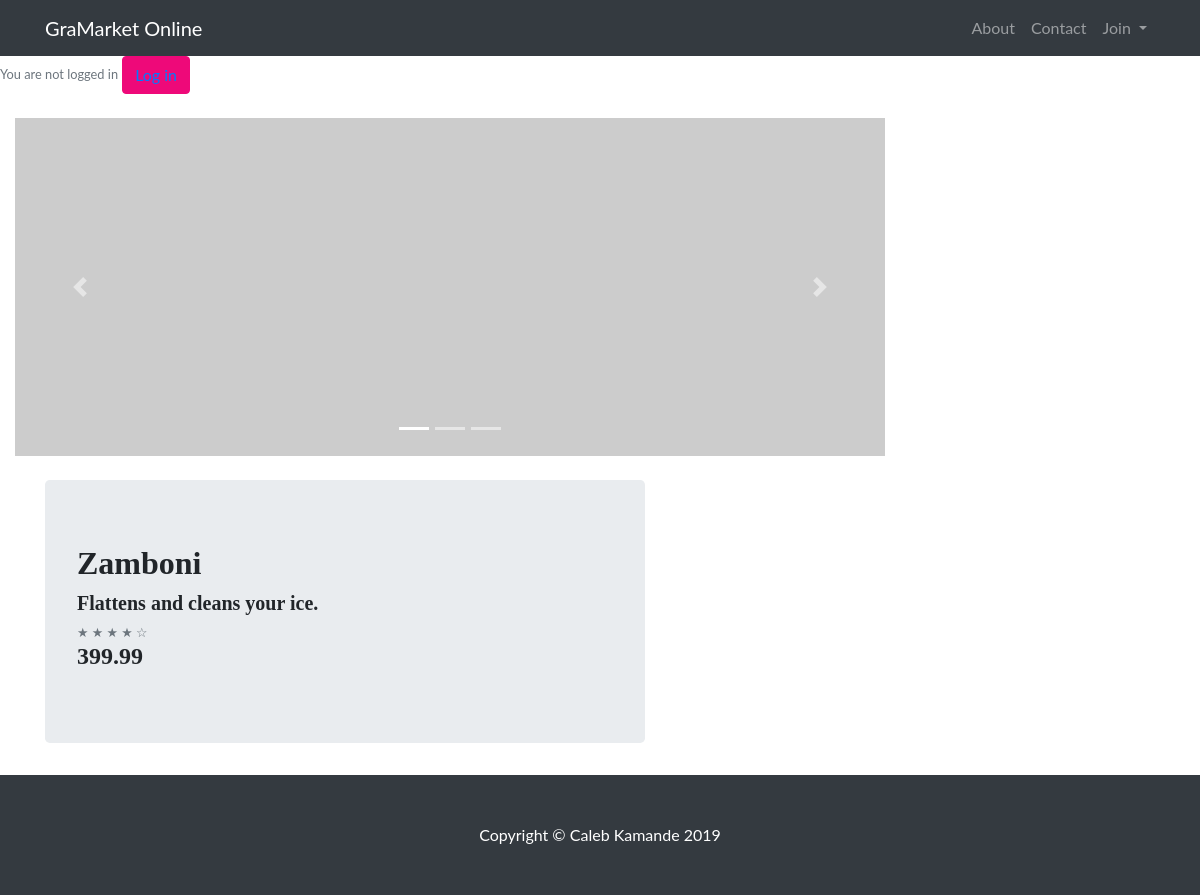
/product/1/, run on an earlier commit of the app's database.
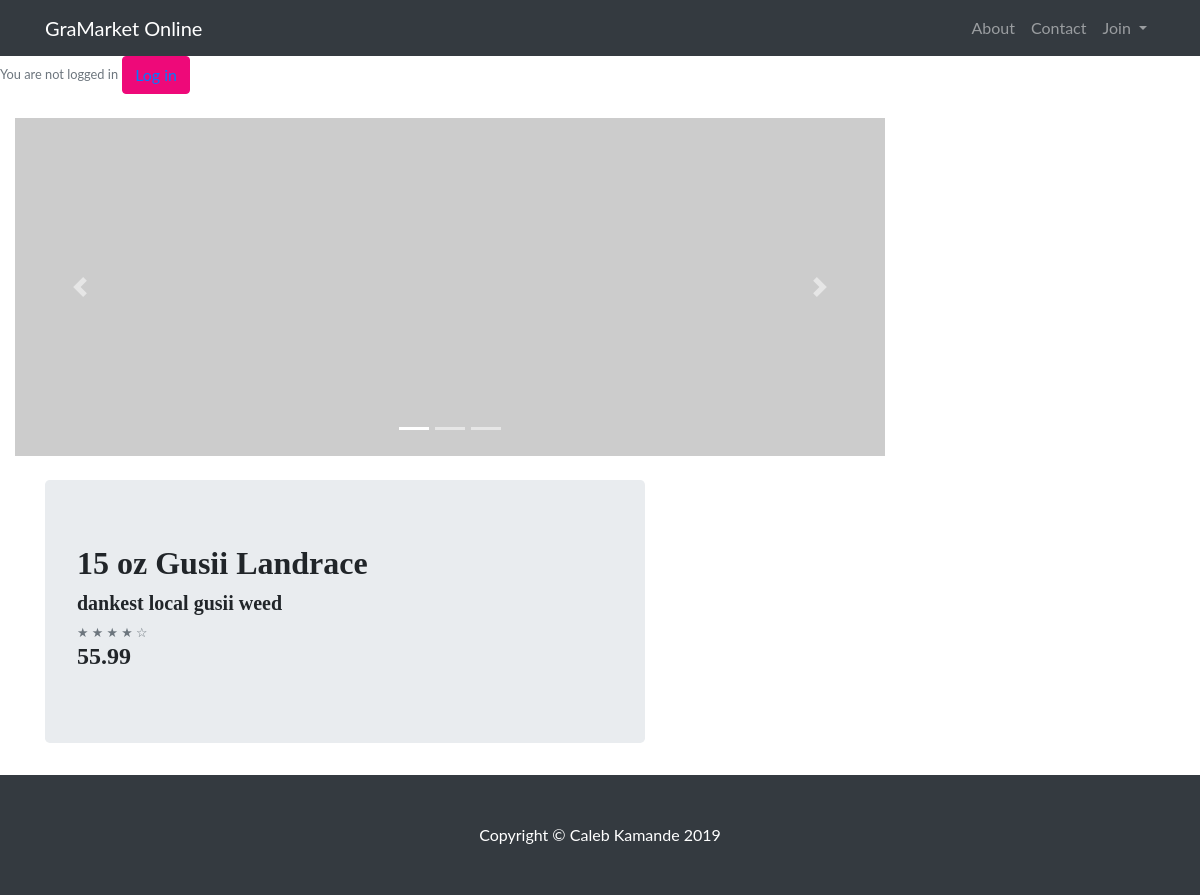
And on a later commit of the database.
### products/models.py (models this page shows, shortened)
class Product(models.Model):
    title       = models.CharField(max_length=150)
    description = models.TextField('Description')
    price       = models.DecimalField(max_digits=7, decimal_places=2)

### products/views.py (the view)
# urls.py: path('product/<int:my_id>/', product_detail_view, name='product/<my_id>/'),
def product_detail_view(request, my_id):
    obj = Product.objects.get(id=my_id)
    context = dict(object=obj)
    return render(request, "products/product_details.html", context)

### products/templates/products/product_details.html (shortened to what this page needs)
{% extends 'base.html' %}
{% block content %}
{% load staticfiles %}
<div class="col-lg-9">
        <div id="carouselExampleIndicators" class="carousel slide my-4" data-ride="carousel">
          <ol class="carousel-indicators">
            <li data-target="#carouselExampleIndicators" data-slide-to="0" class="active"></li>
            <li data-target="#carouselExampleIndicators" data-slide-to="1"></li>
            <li data-target="#carouselExampleIndicators" data-slide-to="2"></li>
          </ol>
          <div class="carousel-inner" role="listbox">
            <div class="carousel-item active">
              <img class="d-block img-fluid" src="http://placehold.it/900x350" alt="Useful">
            </div>
          </div>
          <a class="carousel-control-prev" href="#carouselExampleIndicators" role="button" data-slide="prev">
            <span class="carousel-control-prev-icon" aria-hidden="true"></span>
          </a>
          <a class="carousel-control-next" href="#carouselExampleIndicators" role="button" data-slide="next">
            <span class="carousel-control-next-icon" aria-hidden="true"></span>
          </a>
        </div>
<div class="container">
     <div class="col-lg-9">
         <div class="jumbotron">
             <div><h2>{{ object.title }}</h2></div>
             <div><h5>{{ object.description }}</h5></div>
             <small class="text-muted">&#9733; &#9733; &#9733; &#9733; &#9734;</small>
             <div><h4>{{ object.price }}</h4></div>
         </div>
    </div>
</div>
</div>
{% endblock %}

### templates/base.html (shortened to what this page needs)
{% load staticfiles %}
<!DOCTYPE html lang="en">
<head>
{% if user.is_authenticated %}
  <div class="row"><small class="text-muted">Hi {{ user.username }}!||</small><a class="btn btn-primary" href="{% url 'logout' %}">Log Out</a></div>
{% else %}
  <small class="text-muted">You are not logged in</small>
    <button type="button" class="btn btn-primary"><a href="{% url 'login'%}">Log in</a></button>
  {% endif %}
  <link href="{% static 'vendor/bootstrap/css/bootstrap.min.css' %}" rel="stylesheet">
  <link href="{% static 'css/shop-homepage.css' %}" rel="stylesheet">
  <link href="{% static 'css/one-page-wonder.min.css' %}" rel="stylesheet">
</head>
<body>
{%include 'navbar.html'%}
{% block content%}
{% endblock %}
</body>
{% include 'footer.html'%}
</html>

### templates/navbar.html (shortened to what this page needs)
<nav class="navbar fixed-top navbar-expand-lg navbar-dark bg-dark fixed-top" xmlns="http://www.w3.org/1999/html">
    <div class="container">
      <a class="navbar-brand" href="{% url 'home' %}">GraMarket Online</a>
      <div class="collapse navbar-collapse" id="navbarResponsive">
        <ul class="navbar-nav ml-auto">
          <li class="nav-item">
            <a class="nav-link" href="{% url 'about' %}">About</a>
          </li>
          <li class="nav-item">
            <a class="nav-link" href="{% url 'contact' %}">Contact</a>
          </li>
          <li class="nav-item dropdown">
            <a class="nav-link dropdown-toggle" href="#" id="navbarDropdownBlog" data-toggle="dropdown" aria-haspopup="true" aria-expanded="false">
              Join
            </a>
          </li>
        </ul>
      </div>
    </div>
  </nav>

### templates/footer.html (shortened to what this page needs)
<footer class="py-5 bg-dark">
    <div class="container">
      <p class="m-0 text-center text-white">Copyright &copy; Caleb Kamande 2019</p>
    </div>
  </footer>

### static/css/shop-homepage.css (style rules this page uses)
body { padding-top: 56px; }

What changed in the data, as far as the page shows it:
changed Product: title "Zamboni" → "15 oz Gusii Landrace"; description "Flattens and cleans your ice." → "dankest local gusii weed"; price "399.99" → "55.99"
